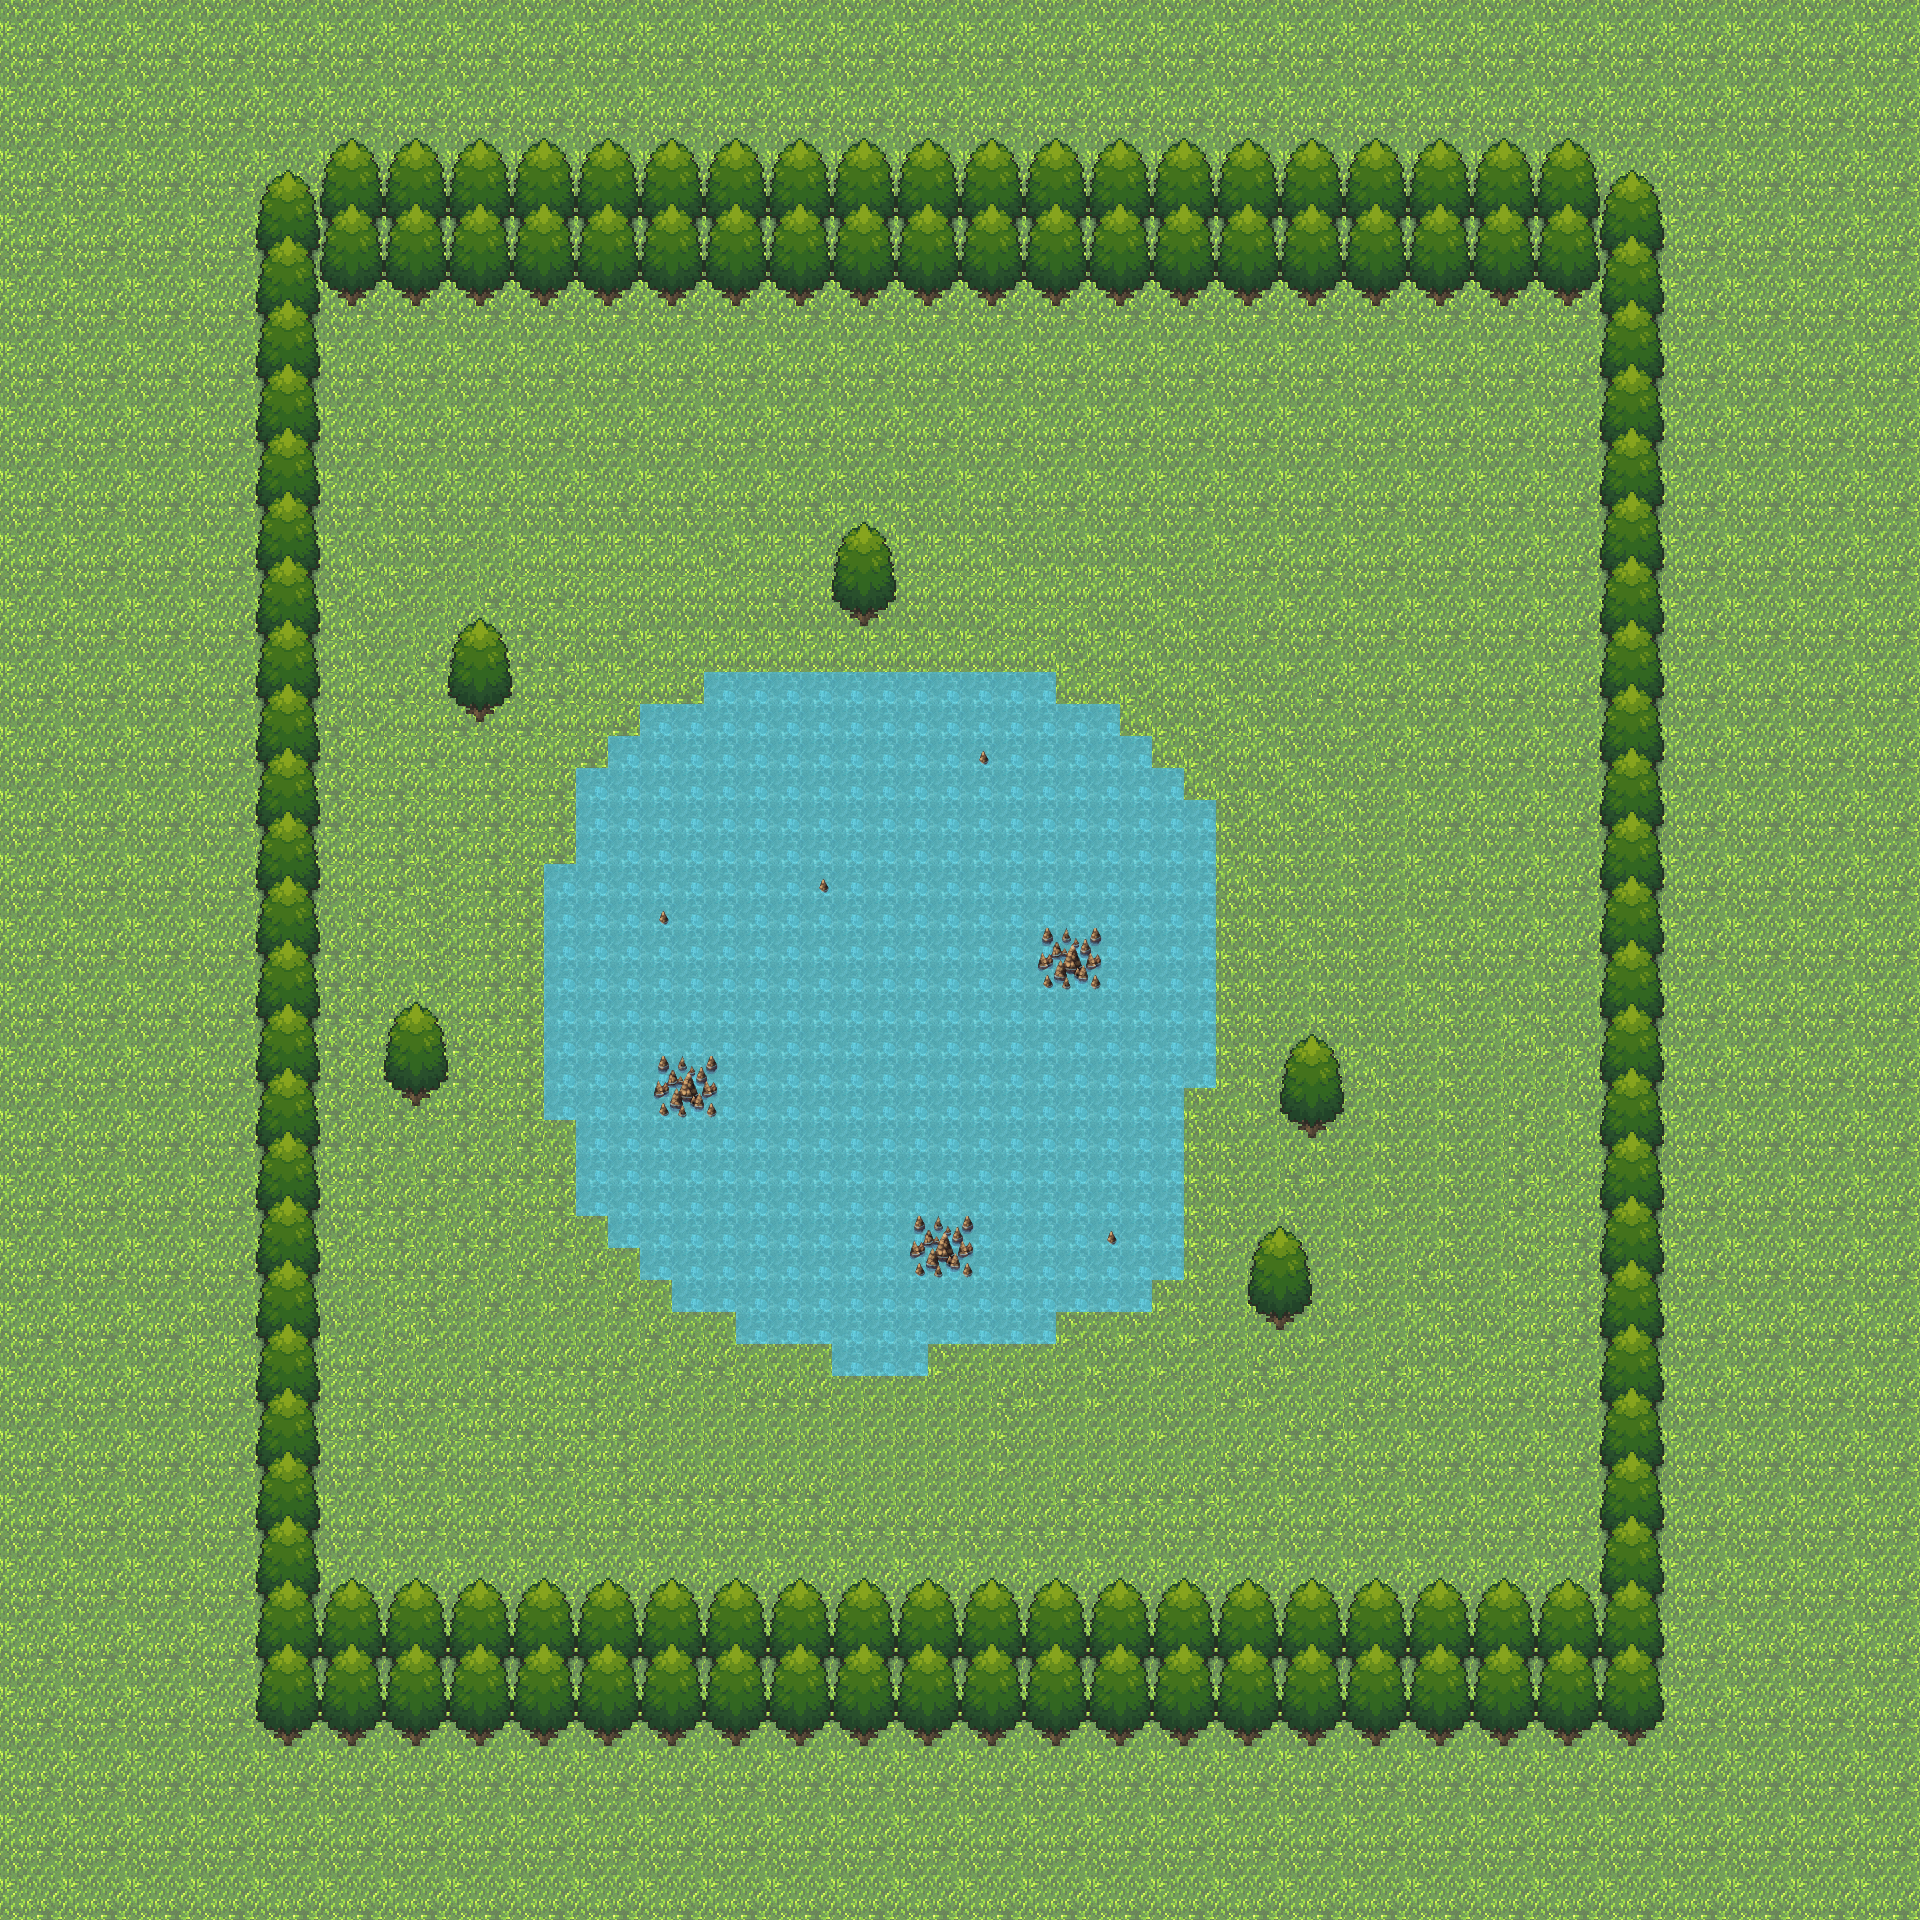

A level layout from a 2D game, rendered from its tile map. Below: a short description, then the map file with tile-grid data replaced by summaries:
An orthogonal 60x60 tile map with 32x32 px tiles, 2 tile layers (Background, ForeGround), 3 tilesets and 36 objects.

<map version="1.8" tiledversion="1.8.6" orientation="orthogonal" renderorder="right-down" width="60" height="60" tilewidth="32" tileheight="32" infinite="0" nextlayerid="8" nextobjectid="211">
 <tileset firstgid="1" name="water" tilewidth="32" tileheight="32" tilecount="432" columns="24">
  <image source="water.png" trans="ffffff" width="768" height="576" />
 </tileset>
 <tileset firstgid="433" name="d5mxzc6-69369bc2-cde3-434b-aa11-218d8a96f83d" tilewidth="32" tileheight="32" tilecount="64" columns="8">
  <image source="grass.jpg" trans="ffffff" width="256" height="256" />
 </tileset>
 <tileset firstgid="497" name="treetiles11" tilewidth="32" tileheight="32" tilecount="240" columns="12">
  <image source="treetiles112.png" trans="ffffff" width="384" height="661" />
 </tileset>
 <layer id="1" name="Background" width="60" height="60">
  <data>[3600 cells, 3584 non-empty, 5 distinct tile ids]</data>
 </layer>
 <objectgroup id="7" name="Uffe" />
 <layer id="3" name="ForeGround" width="60" height="60">
  <data>[3600 cells, 784 non-empty, 31 distinct tile ids]</data>
 </layer>
 <objectgroup id="4" name="Trees">
  <object id="50" x="409" y="1092.25" width="5" height="9" />
  <object id="51" x="473" y="705.75" width="5" height="11" />
  <object id="52" x="855" y="610.25" width="6.25" height="13.5" />
  <object id="54" x="1302.25" y="1122.75" width="7.75" height="12.25" />
  <object id="55" x="1269.5" y="1315.25" width="8.5" height="13" />
 </objectgroup>
 <objectgroup id="5" name="TreeStump">
  <object id="40" x="1297.33" y="1122" width="29.3333" height="16" />
  <object id="41" x="1264.67" y="1313.33" width="29.3333" height="17.6667" />
  <object id="42" x="401" y="1089" width="29" height="17.3333" />
  <object id="43" x="462.667" y="702.667" width="32" height="19.6667" />
  <object id="44" x="848.333" y="605.333" width="30" height="21.6667" />
 </objectgroup>
 <objectgroup id="2" name="Water">
  <object id="189" x="704" y="672" width="352" height="32" />
  <object id="190" x="640" y="704" width="480" height="32" />
  <object id="191" x="608" y="736" width="544" height="32" />
  <object id="192" x="576" y="768" width="608" height="32" />
  <object id="193" x="576" y="800" width="640" height="32" />
  <object id="194" x="576" y="832" width="640" height="32" />
  <object id="195" x="544" y="864" width="672" height="32" />
  <object id="196" x="544" y="896" width="672" height="32" />
  <object id="197" x="544" y="928" width="672" height="32" />
  <object id="198" x="544" y="960" width="672" height="32" />
  <object id="199" x="544" y="992" width="672" height="32" />
  <object id="200" x="544" y="1024" width="672" height="32" />
  <object id="201" x="544" y="1056" width="672" height="32" />
  <object id="202" x="544" y="1088" width="640" height="32" />
  <object id="203" x="576" y="1120" width="608" height="32" />
  <object id="204" x="576" y="1152" width="608" height="32" />
  <object id="205" x="576" y="1184" width="608" height="32" />
  <object id="206" x="608" y="1216" width="576" height="32" />
  <object id="207" x="640" y="1248" width="544" height="32" />
  <object id="208" x="672" y="1280" width="480" height="32" />
  <object id="209" x="736" y="1312" width="320" height="32" />
  <object id="210" x="832" y="1344" width="96" height="32" />
 </objectgroup>
 <objectgroup id="6" name="MapEdge">
  <object id="45" x="318.667" y="288" width="1281.33" height="32" />
  <object id="47" x="288" y="320" width="32" height="1280" />
  <object id="48" x="320" y="1600" width="1280" height="32" />
  <object id="49" x="1600" y="320" width="32" height="1280" />
 </objectgroup>
</map>
